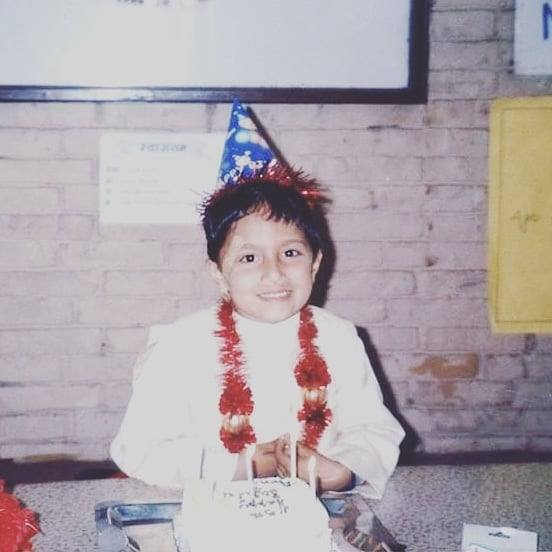
#> input picture Image Processing/lab 2/img1.jpg, 552 x 552 px, found by its file name
$ python 4.py
#> lines starting #> are read from the running program, lines starting #| are printed output that depends on the picture
# image negative

import cv2

img = cv2.imread('./lab 2/img1.jpg')
#> img is the input picture: shape (552, 552, 3); mean B, G, R 169.8, 164, 173

cv2.imshow('Input Image', img)

img_neg = 1 - img
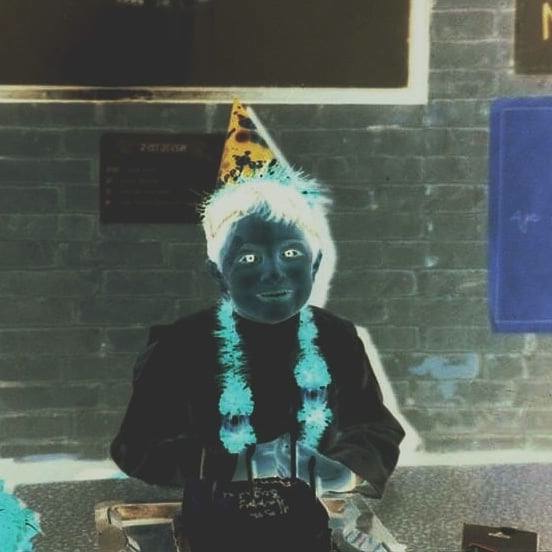
#> img_neg: shape (552, 552, 3); mean B, G, R 87.2, 93, 84

cv2.imshow('Output Image', img_neg)
cv2.waitKey(0)

cv2.destroyAllWindows()

$ run again, with Image Processing/lab 2/b.jpg copied over Image Processing/lab 2/img1.jpg
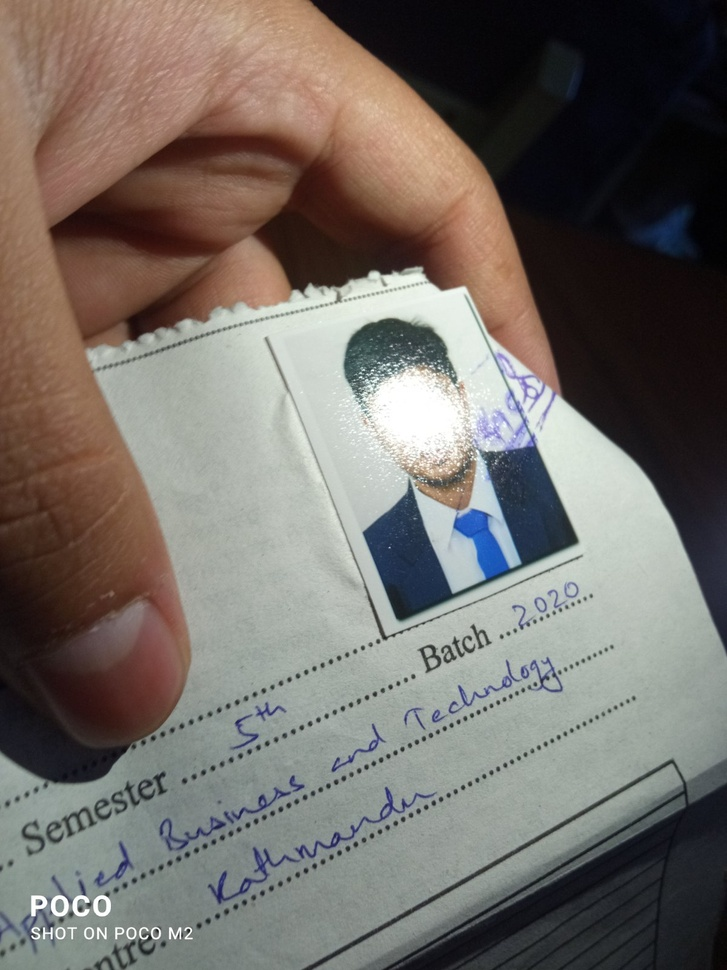
#> input picture Image Processing/lab 2/b.jpg, 727 x 970 px, shrunk from 1200 x 1600 before the run, found by its file name
#> img is the input picture: shape (970, 727, 3); mean B, G, R 104.2, 109.8, 115.8
#> `img_neg = 1 - img`:
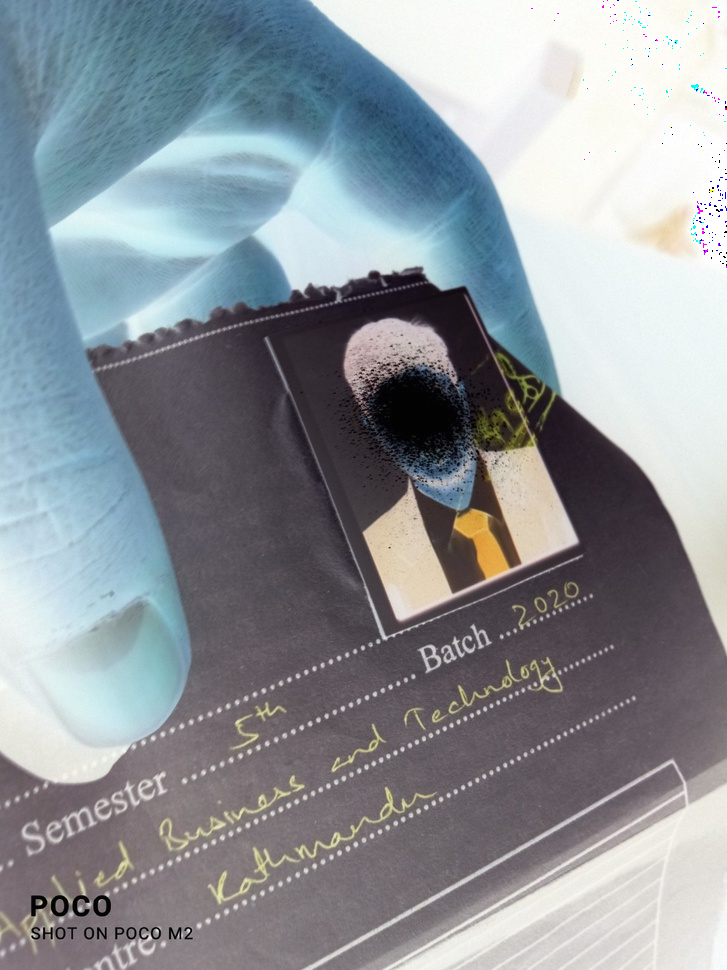
#> img_neg: shape (970, 727, 3); mean B, G, R 152.8, 147.1, 141
